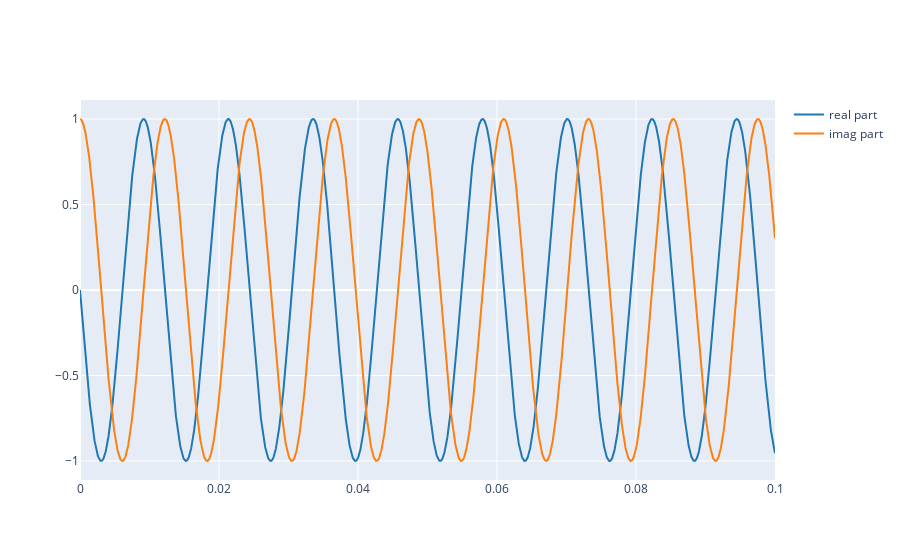

This figure's notebook cell:
### Markdown cell above
Now we can plot the real and imaginary part of this signal:

### Code cell
plot_signals([np.real(x), np.imag(x)], fs, name=['real part', 'imag part'])

### Figure 1 — Plotly figure (JSON) as saved in the notebook; plotly's stock layout.template omitted (floating-point values rounded to 4 significant figures; data arrays with more than 128 entries replaced by an {"elided": "..."} marker saying what was removed)
{"data": [{"line": {"color": "#1f77b4", "shape": "linear"}, "mode": "lines", "name": "real part", "type": "scatter", "x": {"elided": "4410 float values"}, "y": {"elided": "4410 float values"}}, {"line": {"color": "#ff7f0e", "shape": "linear"}, "mode": "lines", "name": "imag part", "type": "scatter", "x": {"elided": "4410 float values"}, "y": {"elided": "4410 float values"}}], "layout": {}}
